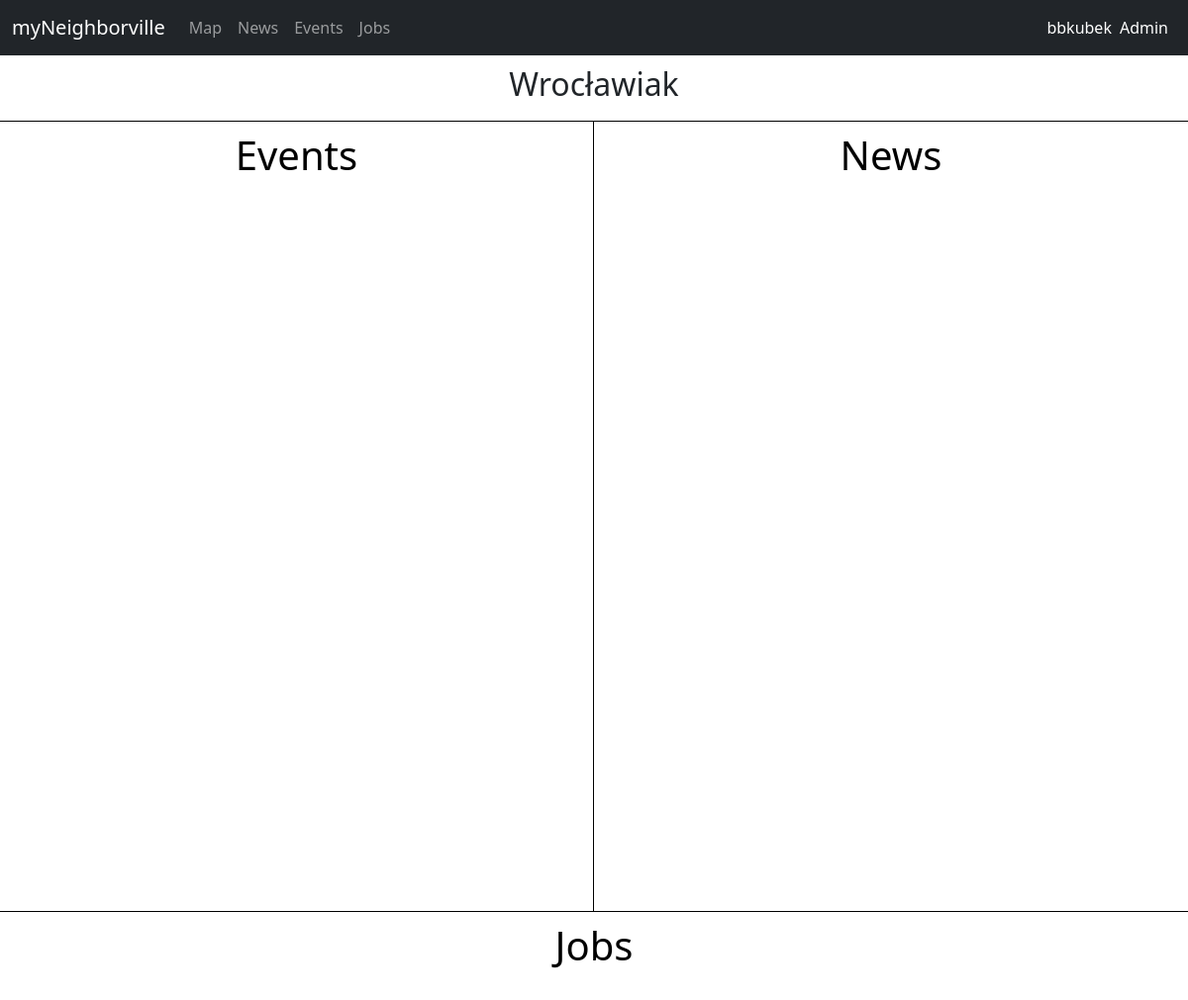
Page /profile/Wrocławiak (signed in) on the earlier database version.
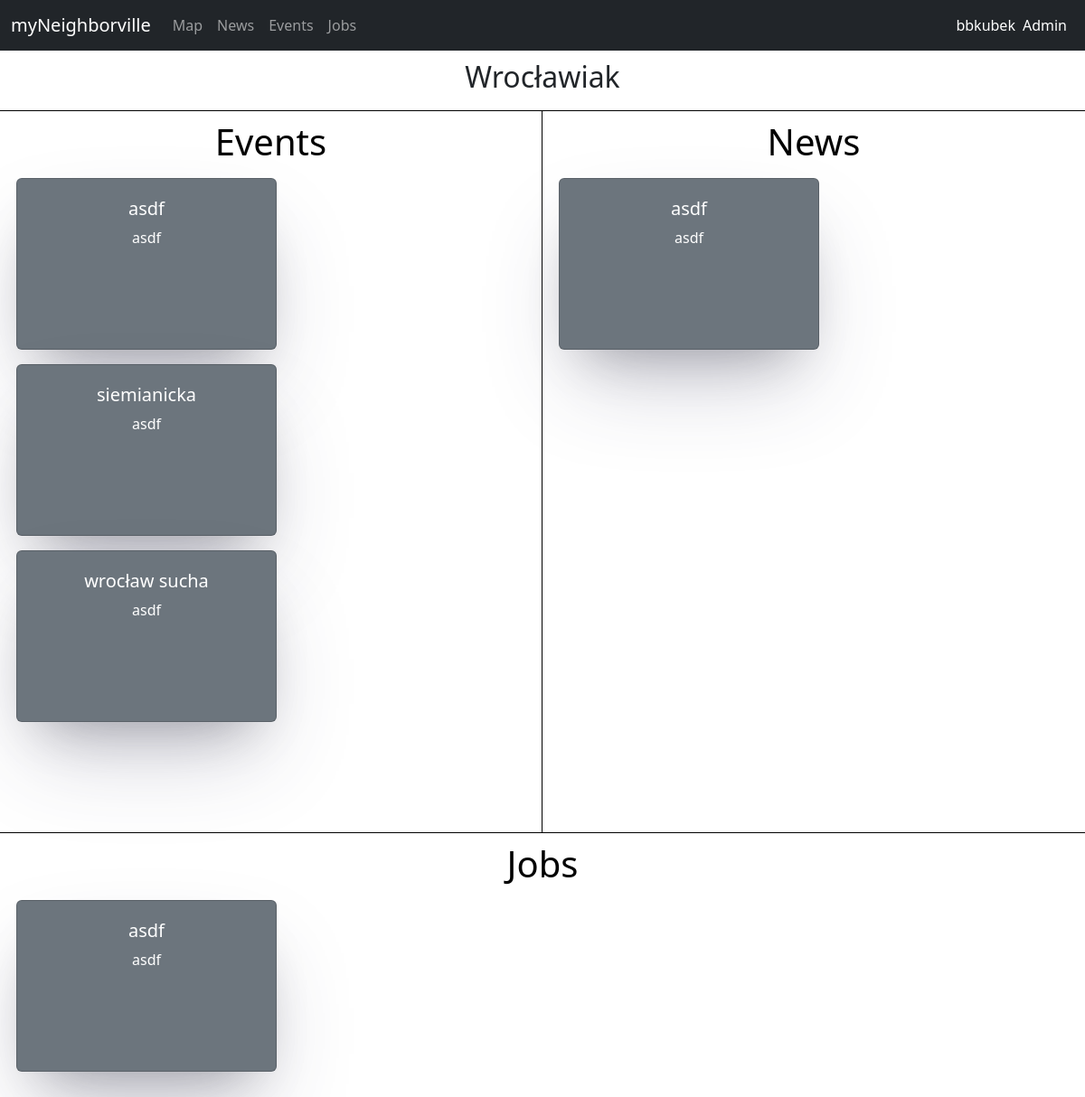
Same page on the later database version.
### website/models.py (models this page shows, shortened)
class Event(models.Model):
    userId = models.IntegerField()
    title = models.CharField(max_length=100)
    description = models.TextField(max_length=2000)
    dateStart = models.DateTimeField()
    dateEnd= models.DateTimeField()
    location = models.CharField(max_length=100)
    markerId = models.IntegerField(null=True, blank=True)
    participants = models.ManyToManyField(WebsiteUser)

class News(models.Model):
    userId = models.IntegerField()
    title = models.CharField(max_length=100)
    description = models.TextField(max_length=2000)
    createdAtDate = models.DateTimeField()
    location = models.CharField(max_length=100)
    markerId = models.IntegerField(null=True, blank=True)

class Job(models.Model):
    userId = models.IntegerField()
    people = models.ManyToManyField(WebsiteUser)
    title = models.CharField(max_length=100)
    description = models.TextField(max_length=2000)
    location = models.CharField(max_length=100)
    markerId = models.IntegerField(null=True, blank=True)

### website/views.py (the view)
# urls.py: path('profile/<str:nick>', views.profile, name='profile'),
@login_required
def profile(request, nick):
    currentUser = User.objects.get(username=nick)
    currentWebsiteUser = WebsiteUser.objects.get(user=currentUser)
    userEvents = Event.objects.filter(userId=currentWebsiteUser.id).order_by('id')
    userNews = News.objects.filter(userId=currentWebsiteUser.id)
    userJobs = Job.objects.filter(userId=currentWebsiteUser.id)
    request.session["currentWebsiteUser"] = currentWebsiteUser.user.username
    context = {
        'currentUser': currentWebsiteUser,
        'userEvents': userEvents,
        'userNews': userNews,
        'userJobs': userJobs,
    }
    return render(request, 'profile.html', context)

### templates/profile.html (shortened to what this page needs)
{% extends 'base.html' %}
{% load static %}
{% block head %}
<link rel="stylesheet" href="{% static 'css/profile.css' %}">
{% endblock %}
{% block main %}
    <div class="d-flex flex-wrap">
        <div id="baner" class="d-flex justify-content-center align-items-center gap-3">
            <h2>{{currentUser.user.username}}</h2>
        </div>
        <div id="lewy">
            <span style="display: flex; align-items: center; justify-content: center; gap: 10px;">
                <h1>Events</h1>
            </span>
            <div id="lewy-content">
                {% for event in userEvents %}
                <div onclick="location.href='/events/{{event.id}}';" class="events card text-center text-bg-secondary m-2" style="width: 18rem;">
                    <div class="card-body">
                      <h5 class="card-title">{{event.title}}</h5>
                      <p class="card-text">{{event.description}}</p>
                    </div>
                </div>
                {% endfor %}
            </div>
        </div>
        <div id="prawy">
            <span style="display: flex; align-items: center; justify-content: center; gap: 10px;">
                <h1>News</h1>
            </span>
            <div id="prawy-content">
                {% for news in userNews %}
                <div onclick="location.href='/news/{{news.id}}';" class="news card text-center text-bg-secondary m-2" style="width: 18rem;">
                    <div class="card-body">
                      <h5 class="card-title">{{news.title}}</h5>
                      <p class="card-text">{{news.description}}</p>
                    </div>
                </div>
                {% endfor %}
            </div>
        </div>
        <div id="dolny">
            <span style="display: flex; align-items: center; justify-content: center; gap: 10px;">
                <h1>Jobs</h1>
            </span>
            <div id="dolny-content">
                {% for job in userJobs %}
                <div onclick="location.href='/jobs/{{job.id}}';" class="jobs card text-center text-bg-secondary m-2" style="width: 18rem;">
                    <div class="card-body">
                      <h5 class="card-title">{{job.title}}</h5>
                      <p class="card-text">{{job.description}}</p>
                    </div>
                </div>
                {% endfor %}
            </div>
        </div>
    </div>
{% endblock %}

Differences in the rows shown:
added Event: title "asdf", description "asdf"
added Event: title "siemianicka", description "asdf"
added Event: title "wrocław sucha", description "asdf"
added News: title "asdf", description "asdf"
added Job: title "asdf", description "asdf"
